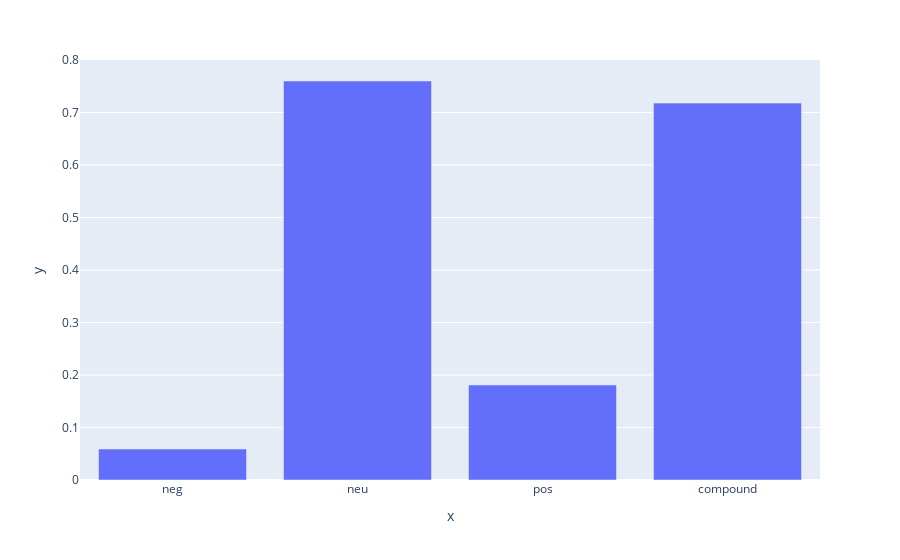

Here is the notebook cell this chart was saved with:
### Markdown cell above
### VADER

VADER (Valence Aware Dictionary and sEntiment Reasoner) es un modelo de análisis de sentimientos basado en reglas y léxicos. Este modelo fue desarrollado por C.J. Hutto y Eric Gilbert en 2014. VADER es una
herramienta de análisis de sentimientos que es específica para los medios sociales, y que está diseñada para ser rápida y fácil de usar. VADER no requiere entrenamiento previo, y es capaz de manejar tanto texto en inglés como en otros idiomas.

### Code cell
from vaderSentiment.vaderSentiment import SentimentIntensityAnalyzer

analyzer = SentimentIntensityAnalyzer()

score = analyzer.polarity_scores(text)

print(score)

fig = px.bar(x=list(score.keys()), y=list(score.values()))
fig.show()

### Figure 1 — Plotly figure (JSON) as saved in the notebook; plotly's stock layout.template omitted (floating-point values rounded to 4 significant figures)
{"data": [{"hovertemplate": "x=%{x}<br>y=%{y}<extra></extra>", "legendgroup": "", "marker": {"color": "#636efa", "pattern": {"shape": ""}}, "name": "", "orientation": "v", "showlegend": false, "textposition": "auto", "type": "bar", "x": ["neg", "neu", "pos", "compound"], "xaxis": "x", "y": [0.059, 0.76, 0.181, 0.7179], "yaxis": "y"}], "layout": {"barmode": "relative", "legend": {"tracegroupgap": 0}, "margin": {"t": 60}, "xaxis": {"anchor": "y", "domain": [0, 1], "title": {"text": "x"}}, "yaxis": {"anchor": "x", "domain": [0, 1], "title": {"text": "y"}}}}
